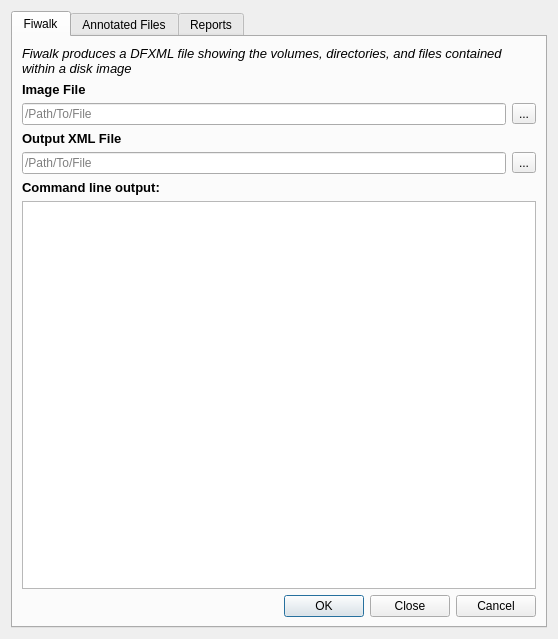
<?xml version="1.0" encoding="UTF-8"?>
<ui version="4.0">
 <class>bc_Form</class>
 <widget class="QWidget" name="bc_Form">
  <property name="geometry">
   <rect>
    <x>0</x>
    <y>0</y>
    <width>558</width>
    <height>639</height>
   </rect>
  </property>
  <property name="windowTitle">
   <string>Bitcurator Reports</string>
  </property>
  <layout class="QGridLayout" name="gridLayout_3">
   <item row="0" column="0">
    <widget class="QTabWidget" name="tabWidget_fw">
     <property name="autoFillBackground">
      <bool>true</bool>
     </property>
     <property name="currentIndex">
      <number>0</number>
     </property>
     <widget class="QWidget" name="tab_fw">
      <attribute name="title">
       <string>Fiwalk</string>
      </attribute>
      <layout class="QGridLayout" name="gridLayout">
       <item row="0" column="0" colspan="3">
        <widget class="QLabel" name="label">
         <property name="font">
          <font>
           <pointsize>10</pointsize>
           <italic>true</italic>
          </font>
         </property>
         <property name="text">
          <string>Fiwalk produces a DFXML file showing the volumes, directories, and files contained within a disk image</string>
         </property>
         <property name="wordWrap">
          <bool>true</bool>
         </property>
        </widget>
       </item>
       <item row="1" column="0" colspan="2">
        <widget class="QLabel" name="label_fw_image">
         <property name="font">
          <font>
           <pointsize>10</pointsize>
           <weight>75</weight>
           <bold>true</bold>
          </font>
         </property>
         <property name="text">
          <string>&lt;html&gt;&lt;head/&gt;&lt;body&gt;&lt;p&gt;&lt;span style=&quot; font-size:10pt; font-weight:600;&quot;&gt;Image File&lt;/span&gt;&lt;/p&gt;&lt;/body&gt;&lt;/html&gt;</string>
         </property>
        </widget>
       </item>
       <item row="2" column="0" colspan="2">
        <widget class="QLineEdit" name="lineEdit_fw_image">
         <property name="placeholderText">
          <string>/Path/To/File</string>
         </property>
        </widget>
       </item>
       <item row="2" column="2">
        <widget class="QToolButton" name="toolButton_fw_image">
         <property name="text">
          <string>...</string>
         </property>
        </widget>
       </item>
       <item row="3" column="0" colspan="2">
        <widget class="QLabel" name="label_fw_xmlFile">
         <property name="font">
          <font>
           <pointsize>10</pointsize>
           <weight>75</weight>
           <bold>true</bold>
          </font>
         </property>
         <property name="text">
          <string>Output XML File</string>
         </property>
        </widget>
       </item>
       <item row="4" column="0" colspan="2">
        <widget class="QLineEdit" name="lineEdit_fw_xmlFile">
         <property name="placeholderText">
          <string>/Path/To/File</string>
         </property>
        </widget>
       </item>
       <item row="4" column="2">
        <widget class="QToolButton" name="toolButton_fw_xmlFile">
         <property name="text">
          <string>...</string>
         </property>
        </widget>
       </item>
       <item row="5" column="0">
        <widget class="QLabel" name="label_fwcmdlineoutput">
         <property name="font">
          <font>
           <pointsize>10</pointsize>
           <weight>75</weight>
           <bold>true</bold>
          </font>
         </property>
         <property name="text">
          <string>Command line output:</string>
         </property>
        </widget>
       </item>
       <item row="6" column="0" colspan="3">
        <widget class="QTextEdit" name="textEdit_fwcmdlineoutput"/>
       </item>
       <item row="7" column="1" colspan="2">
        <widget class="QDialogButtonBox" name="buttonBox_fw">
         <property name="orientation">
          <enum>Qt::Horizontal</enum>
         </property>
         <property name="standardButtons">
          <set>QDialogButtonBox::Cancel|QDialogButtonBox::Close|QDialogButtonBox::Ok</set>
         </property>
        </widget>
       </item>
      </layout>
     </widget>
     <widget class="QWidget" name="tab_4">
      <attribute name="title">
       <string>Annotated Files</string>
      </attribute>
      <layout class="QGridLayout" name="gridLayout_4">
       <item row="6" column="0" colspan="2">
        <widget class="QLineEdit" name="lineEdit_ann_annDir">
         <property name="placeholderText">
          <string>/Path/To/Directory</string>
         </property>
        </widget>
       </item>
       <item row="6" column="2">
        <widget class="QToolButton" name="toolButton_ann_annDir">
         <property name="text">
          <string>...</string>
         </property>
        </widget>
       </item>
       <item row="0" column="0" colspan="3">
        <widget class="QLabel" name="label_3">
         <property name="font">
          <font>
           <pointsize>10</pointsize>
           <italic>true</italic>
          </font>
         </property>
         <property name="text">
          <string>Produces reports that identify which Bulk Extractor features are contained within files in a disk image</string>
         </property>
         <property name="wordWrap">
          <bool>true</bool>
         </property>
        </widget>
       </item>
       <item row="1" column="0">
        <widget class="QLabel" name="label_ann_image">
         <property name="font">
          <font>
           <pointsize>10</pointsize>
           <weight>75</weight>
           <bold>true</bold>
          </font>
         </property>
         <property name="text">
          <string>Image File</string>
         </property>
        </widget>
       </item>
       <item row="11" column="1" colspan="2">
        <widget class="QDialogButtonBox" name="buttonBox_ann">
         <property name="standardButtons">
          <set>QDialogButtonBox::Cancel|QDialogButtonBox::Close|QDialogButtonBox::Ok</set>
         </property>
        </widget>
       </item>
       <item row="2" column="0" colspan="2">
        <widget class="QLineEdit" name="lineEdit_ann_image">
         <property name="text">
          <string/>
         </property>
         <property name="placeholderText">
          <string>/Path/To/File</string>
         </property>
        </widget>
       </item>
       <item row="9" column="0">
        <widget class="QLabel" name="label_anncmdlineoutput">
         <property name="font">
          <font>
           <pointsize>10</pointsize>
           <weight>75</weight>
           <bold>true</bold>
          </font>
         </property>
         <property name="text">
          <string>Command Line Output</string>
         </property>
        </widget>
       </item>
       <item row="10" column="0" colspan="3">
        <widget class="QTextEdit" name="textEdit_ann">
         <property name="autoFillBackground">
          <bool>true</bool>
         </property>
        </widget>
       </item>
       <item row="2" column="2">
        <widget class="QToolButton" name="toolButton_ann_image">
         <property name="text">
          <string>...</string>
         </property>
        </widget>
       </item>
       <item row="8" column="2">
        <widget class="QToolButton" name="toolButton_ann_bcpyDir">
         <property name="text">
          <string>...</string>
         </property>
        </widget>
       </item>
       <item row="4" column="2">
        <widget class="QToolButton" name="toolButton_ann_beFeatDir">
         <property name="text">
          <string>...</string>
         </property>
        </widget>
       </item>
       <item row="3" column="0" colspan="2">
        <widget class="QLabel" name="label_ann_beFeatDir">
         <property name="font">
          <font>
           <pointsize>10</pointsize>
           <weight>75</weight>
           <bold>true</bold>
          </font>
         </property>
         <property name="text">
          <string>Bulk Extractor Feature Directory</string>
         </property>
        </widget>
       </item>
       <item row="4" column="0" colspan="2">
        <widget class="QLineEdit" name="lineEdit_ann_BeFeatDir">
         <property name="text">
          <string/>
         </property>
         <property name="placeholderText">
          <string>/Path/To/Directory</string>
         </property>
        </widget>
       </item>
       <item row="8" column="0" colspan="2">
        <widget class="QLineEdit" name="lineEdit_ann_bcPyDir">
         <property name="text">
          <string/>
         </property>
         <property name="placeholderText">
          <string>/home/bcadmin/Tools/bulk_extractor/python</string>
         </property>
        </widget>
       </item>
       <item row="5" column="0" colspan="2">
        <widget class="QLabel" name="label_ann_annDir">
         <property name="font">
          <font>
           <pointsize>10</pointsize>
           <weight>75</weight>
           <bold>true</bold>
          </font>
         </property>
         <property name="text">
          <string>Annotated Feature Files Directory (new)</string>
         </property>
        </widget>
       </item>
       <item row="7" column="0" colspan="2">
        <widget class="QLabel" name="label_ann_bcpyDir">
         <property name="font">
          <font>
           <pointsize>10</pointsize>
           <weight>75</weight>
           <bold>true</bold>
          </font>
         </property>
         <property name="text">
          <string>Bulk Extractor Python Directory (optional)</string>
         </property>
        </widget>
       </item>
      </layout>
     </widget>
     <widget class="QWidget" name="tab">
      <attribute name="title">
       <string>Reports</string>
      </attribute>
      <layout class="QGridLayout" name="gridLayout_2">
       <item row="0" column="0" colspan="3">
        <widget class="QLabel" name="label_4">
         <property name="font">
          <font>
           <pointsize>10</pointsize>
           <italic>true</italic>
          </font>
         </property>
         <property name="text">
          <string>Produces Office Open XML and PDF Reports to assist in Image Analysis</string>
         </property>
         <property name="wordWrap">
          <bool>true</bool>
         </property>
        </widget>
       </item>
       <item row="1" column="0">
        <widget class="QLabel" name="label_ann_image_3">
         <property name="font">
          <font>
           <pointsize>10</pointsize>
           <weight>75</weight>
           <bold>true</bold>
          </font>
         </property>
         <property name="text">
          <string>Fiwalk XML File</string>
         </property>
        </widget>
       </item>
       <item row="2" column="0" colspan="2">
        <widget class="QLineEdit" name="lineEdit_ann_image_3">
         <property name="text">
          <string/>
         </property>
         <property name="placeholderText">
          <string>/Path/To/File</string>
         </property>
        </widget>
       </item>
       <item row="2" column="2">
        <widget class="QToolButton" name="toolButton_ann_image_3">
         <property name="text">
          <string>...</string>
         </property>
        </widget>
       </item>
       <item row="3" column="0">
        <widget class="QLabel" name="label_ann_beFeatDir_3">
         <property name="font">
          <font>
           <pointsize>10</pointsize>
           <weight>75</weight>
           <bold>true</bold>
          </font>
         </property>
         <property name="text">
          <string>Annotated Feature Files Directory</string>
         </property>
        </widget>
       </item>
       <item row="4" column="0" colspan="2">
        <widget class="QLineEdit" name="lineEdit_ann_BeFeatDir_3">
         <property name="text">
          <string/>
         </property>
         <property name="placeholderText">
          <string>/Path/To/Directory</string>
         </property>
        </widget>
       </item>
       <item row="4" column="2">
        <widget class="QToolButton" name="toolButton_ann_beFeatDir_3">
         <property name="text">
          <string>...</string>
         </property>
        </widget>
       </item>
       <item row="5" column="0">
        <widget class="QLabel" name="label_ann_annDir_3">
         <property name="font">
          <font>
           <pointsize>10</pointsize>
           <weight>75</weight>
           <bold>true</bold>
          </font>
         </property>
         <property name="text">
          <string>Output Directory for Reports</string>
         </property>
        </widget>
       </item>
       <item row="6" column="0" colspan="2">
        <widget class="QLineEdit" name="lineEdit_ann_annDir_3">
         <property name="placeholderText">
          <string>/Path/To/Directory</string>
         </property>
        </widget>
       </item>
       <item row="6" column="2">
        <widget class="QToolButton" name="toolButton_ann_annDir_3">
         <property name="text">
          <string>...</string>
         </property>
        </widget>
       </item>
       <item row="7" column="0">
        <widget class="QLabel" name="label_ann_bcpyDir_3">
         <property name="font">
          <font>
           <pointsize>10</pointsize>
           <weight>75</weight>
           <bold>true</bold>
          </font>
         </property>
         <property name="text">
          <string>Config File (Optional)</string>
         </property>
        </widget>
       </item>
       <item row="8" column="0" colspan="2">
        <widget class="QLineEdit" name="lineEdit_ann_bcPyDir_3">
         <property name="placeholderText">
          <string>/Path/To/File</string>
         </property>
        </widget>
       </item>
       <item row="8" column="2">
        <widget class="QToolButton" name="toolButton_ann_bcpyDir_3">
         <property name="text">
          <string>...</string>
         </property>
        </widget>
       </item>
       <item row="9" column="0">
        <widget class="QLabel" name="label_anncmdlineoutput_3">
         <property name="font">
          <font>
           <pointsize>10</pointsize>
           <weight>75</weight>
           <bold>true</bold>
          </font>
         </property>
         <property name="text">
          <string>Command Line Output</string>
         </property>
        </widget>
       </item>
       <item row="10" column="0" colspan="3">
        <widget class="QTextEdit" name="textEdit_ann_3">
         <property name="autoFillBackground">
          <bool>true</bool>
         </property>
        </widget>
       </item>
       <item row="11" column="1" colspan="2">
        <widget class="QDialogButtonBox" name="buttonBox_ann_3">
         <property name="standardButtons">
          <set>QDialogButtonBox::Cancel|QDialogButtonBox::Close|QDialogButtonBox::Ok</set>
         </property>
        </widget>
       </item>
      </layout>
     </widget>
    </widget>
   </item>
  </layout>
 </widget>
 <resources/>
 <connections/>
</ui>
